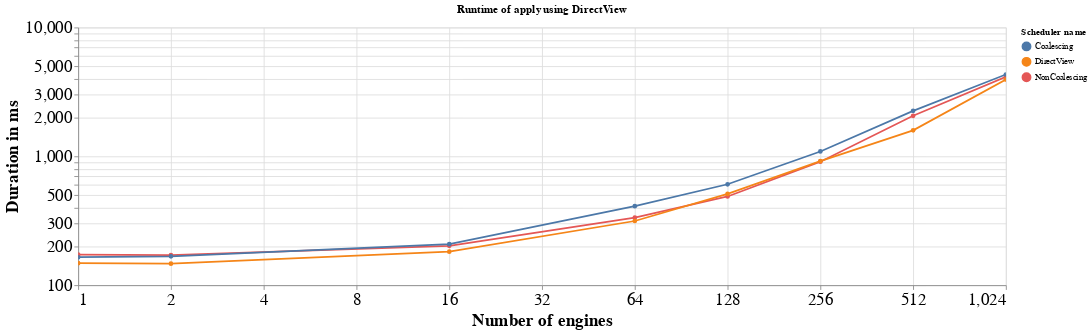

This figure's notebook cell:
### Code cell
ldata = data[data['Number of bytes'] == 2000_000]
alt.Chart(ldata).mark_line(point=True).encode(
    alt.X(
        'Number of engines',
        scale=alt.Scale(type='log', base=2)
    ),
    alt.Y(
        'Duration in ms',
        scale=alt.Scale(type='log')
    ),
    color='Scheduler name:N',
    tooltip='Duration in ms',
).configure_axis(labelFontSize=20, titleFontSize=20).properties(title='Runtime of apply using DirectView', width=1080).interactive().display(renderer='svg')

### Figure 1 — Vega-Lite specification as saved in the notebook (floating-point values rounded to 4 significant figures)
{"config": {"view": {"continuousWidth": 400, "continuousHeight": 300}, "axis": {"labelFontSize": 20, "titleFontSize": 20}}, "data": {"name": "data-3cbc7a0dd46b10b987a8d7e396b10217"}, "mark": {"type": "line", "point": true}, "encoding": {"color": {"type": "nominal", "field": "Scheduler name"}, "tooltip": {"type": "quantitative", "field": "Duration in ms"}, "x": {"type": "quantitative", "field": "Number of engines", "scale": {"base": 2, "type": "log"}}, "y": {"type": "quantitative", "field": "Duration in ms", "scale": {"type": "log"}}}, "selection": {"selector001": {"type": "interval", "bind": "scales", "encodings": ["x", "y"]}}, "title": "Runtime of apply using DirectView", "width": 1080, "$schema": "https://vega.github.io/schema/vega-lite/v4.8.1.json", "datasets": {"data-3cbc7a0dd46b10b987a8d7e396b10217": [{"Duration in ms": 172.5, "Number of bytes": 2000000, "Number of engines": 1, "Scheduler name": "NonCoalescing", "Speedup": 0.8587}, {"Duration in ms": 171.1, "Number of bytes": 2000000, "Number of engines": 2, "Scheduler name": "NonCoalescing", "Speedup": 0.8586}, {"Duration in ms": 202.2, "Number of bytes": 2000000, "Number of engines": 16, "Scheduler name": "NonCoalescing", "Speedup": 0.9001}, {"Duration in ms": 334.2, "Number of bytes": 2000000, "Number of engines": 64, "Scheduler name": "NonCoalescing", "Speedup": 0.9424}, {"Duration in ms": 488.4, "Number of bytes": 2000000, "Number of engines": 128, "Scheduler name": "NonCoalescing", "Speedup": 1.046}, {"Duration in ms": 909.5, "Number of bytes": 2000000, "Number of engines": 256, "Scheduler name": "NonCoalescing", "Speedup": 1.008}, {"Duration in ms": 2062.0, "Number of bytes": 2000000, "Number of engines": 512, "Scheduler name": "NonCoalescing", "Speedup": 0.7711}, {"Duration in ms": 4143.0, "Number of bytes": 2000000, "Number of engines": 1024, "Scheduler name": "NonCoalescing", "Speedup": 0.9514}, {"Duration in ms": 164.8, "Number of bytes": 2000000, "Number of engines": 1, "Scheduler name": "Coalescing", "Speedup": 0.8989}, {"Duration in ms": 167.4, "Number of bytes": 2000000, "Number of engines": 2, "Scheduler name": "Coalescing", "Speedup": 0.8774}, {"Duration in ms": 208.1, "Number of bytes": 2000000, "Number of engines": 16, "Scheduler name": "Coalescing", "Speedup": 0.8746}, {"Duration in ms": 410.5, "Number of bytes": 2000000, "Number of engines": 64, "Scheduler name": "Coalescing", "Speedup": 0.7673}, {"Duration in ms": 606.7, "Number of bytes": 2000000, "Number of engines": 128, "Scheduler name": "Coalescing", "Speedup": 0.8418}, {"Duration in ms": 1091.0, "Number of bytes": 2000000, "Number of engines": 256, "Scheduler name": "Coalescing", "Speedup": 0.8403}, {"Duration in ms": 2254.0, "Number of bytes": 2000000, "Number of engines": 512, "Scheduler name": "Coalescing", "Speedup": 0.7057}, {"Duration in ms": 4318.0, "Number of bytes": 2000000, "Number of engines": 1024, "Scheduler name": "Coalescing", "Speedup": 0.913}, {"Duration in ms": 148.1, "Number of bytes": 2000000, "Number of engines": 1, "Scheduler name": "DirectView", "Speedup": 1.0}, {"Duration in ms": 146.9, "Number of bytes": 2000000, "Number of engines": 2, "Scheduler name": "DirectView", "Speedup": 1.0}, {"Duration in ms": 182.0, "Number of bytes": 2000000, "Number of engines": 16, "Scheduler name": "DirectView", "Speedup": 1.0}, {"Duration in ms": 315.0, "Number of bytes": 2000000, "Number of engines": 64, "Scheduler name": "DirectView", "Speedup": 1.0}, {"Duration in ms": 510.8, "Number of bytes": 2000000, "Number of engines": 128, "Scheduler name": "DirectView", "Speedup": 1.0}, {"Duration in ms": 917.1, "Number of bytes": 2000000, "Number of engines": 256, "Scheduler name": "DirectView", "Speedup": 1.0}, {"Duration in ms": 1590.0, "Number of bytes": 2000000, "Number of engines": 512, "Scheduler name": "DirectView", "Speedup": 1.0}, {"Duration in ms": 3942.0, "Number of bytes": 2000000, "Number of engines": 1024, "Scheduler name": "DirectView", "Speedup": 1.0}]}}
